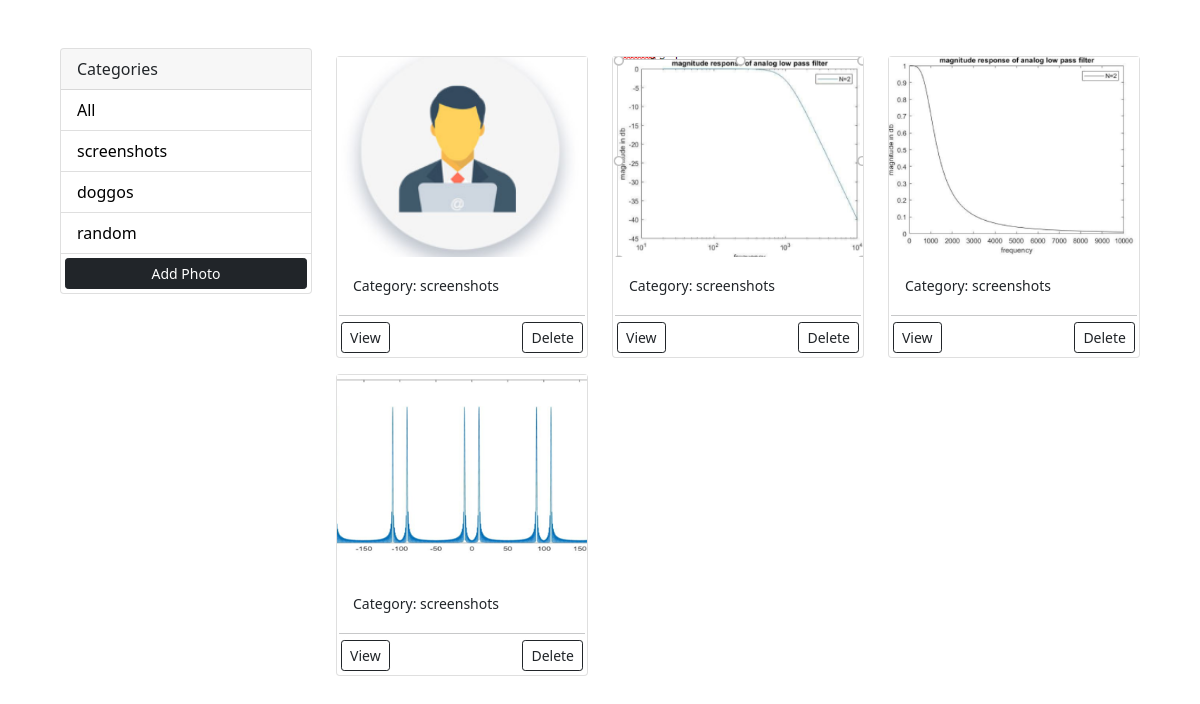
The app's page /?category=screenshots with its own data.
### pics/models.py (models this page shows, shortened)
class Category(models.Model):
    name = models.CharField(max_length=100, null=False, blank=False)
    def __str__(self):
        return self.name

class Photo(models.Model):
    description = models.CharField(max_length=500, null=False, blank=False)
    category = models.ForeignKey(Category, on_delete=models.SET_NULL, null=True, blank=True)
    image = models.ImageField(null=False, blank=False)

### pics/views.py (the view)
# urls.py: path('', views.gallery, name='gallery'),
def gallery(request):
    category = request.GET.get('category')
    pic = request.POST.get('delete')
    if category == None:
        photos = Photo.objects.all()
    else:
        photos = Photo.objects.filter(category__name=category)
    if pic:
        p = Photo.objects.get(id=pic)
        p.delete()
    categories = Category.objects.all()
    context = {'categories': categories, 'photos': photos}
    return render(request, 'pics/gallery.html', context)

### pics/templates/pics/gallery.html (shortened to what this page needs)
<!DOCTYPE html>
<html lang="en">
<head>
    <link href="https://cdn.jsdelivr.net/npm/bootstrap@5.0.0-beta1/dist/css/bootstrap.min.css" rel="stylesheet"
>
</head>
<body class="m-5">
    <div class="container">
        <div class="row">
            <div class="col-md-3">
                <div class="card">
                    <div class="card-header">
                        Categories
                    </div>
                    <ul class="list-group list-group-flush">
                        <li class="list-group-item">
                            <a href="{% url 'gallery' %}">All</a>
                        </li>
                        {% for category in categories %}
                        <li class=" list-group-item">
                            <a href="{% url 'gallery' %}?category={{category.name}}">
                                {{category.name}}
                            </a>
                        </li>
                        {% endfor %}
                        <a href="{% url 'add' %}" class="btn btn-dark btn-block btn-sm m-1">Add Photo</a>
                    </ul>
                </div>
            </div>
            <div class="col-md-9">
                <div class="row">
                {% for photo in photos %}
                    <div class="col-md-4">
                        <div class="card my-2">
                            <img class="image-thumbail" src="{{photo.image.url}}" alt="Card image cap">
                            <div class="card-body">
                                <small>Category: {{photo.category}}</small>
                            </div>
                            <hr style="margin:2px;">
                            <div class="row">
                                <div class="col" >
                                    <a href="{% url 'photo' photo.id %}" class="btn btn-outline-dark btn-sm m-1" style="position: absolute;">View</a>
                                </div>
                                <div class="col">
                                    <form action="" method="post" >
                                        <button type="submit" class="btn btn-outline-dark btn-sm m-1" name="delete" value="{{photo.id}}" style="float: right;">Delete</button>
                                    </form>
                                </div>
                            </div>
                        </div>
                    </div>
                {% empty %}
                <h3>no photos</h3>
                {% endfor %}
                </div>
            </div>
        </div>
    </div>
</body>
</html>

### pics/templates/pics/gallery.html (style rules this page uses)
.image-thumbail { height: 200px; object-fit: cover; }
.list-group-item a { text-decoration: none; color: black; }

### records on screen
Category: name "screenshots"
Category: name "doggos"
Category: name "random"
Photo: image (picture), category "screenshots", {{ photo.id }} 6 (drawn)
Photo: image (picture), category "screenshots", {{ photo.id }} 7 (drawn)
Photo: image (picture), category "screenshots", {{ photo.id }} 8 (drawn)
Photo: image (picture), category "screenshots", {{ photo.id }} 9 (drawn)
